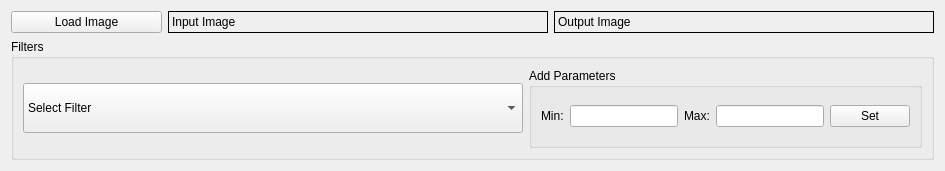
      <widget class="QWidget" name="filter">
       <attribute name="title">
        <string>Filters</string>
       </attribute>
       <layout class="QGridLayout" name="gridLayout_2">
        <item row="0" column="0">
         <layout class="QVBoxLayout" name="verticalLayout">
          <item>
           <layout class="QHBoxLayout" name="horizontalLayout_2">
            <item>
             <widget class="QPushButton" name="loadTab1">
              <property name="sizePolicy">
               <sizepolicy hsizetype="Fixed" vsizetype="Fixed">
                <horstretch>0</horstretch>
                <verstretch>0</verstretch>
               </sizepolicy>
              </property>
              <property name="maximumSize">
               <size>
                <width>151</width>
                <height>111</height>
               </size>
              </property>
              <property name="text">
               <string>Load Image</string>
              </property>
             </widget>
            </item>
            <item>
             <layout class="QHBoxLayout" name="horizontalLayout">
              <item>
               <widget class="QLabel" name="inputTab1">
                <property name="frameShape">
                 <enum>QFrame::Box</enum>
                </property>
                <property name="text">
                 <string>Input Image</string>
                </property>
               </widget>
              </item>
              <item>
               <widget class="QLabel" name="outputTab1">
                <property name="frameShape">
                 <enum>QFrame::Box</enum>
                </property>
                <property name="text">
                 <string>Output Image</string>
                </property>
               </widget>
              </item>
             </layout>
            </item>
           </layout>
          </item>
          <item>
           <widget class="QGroupBox" name="groupBox">
            <property name="sizePolicy">
             <sizepolicy hsizetype="Preferred" vsizetype="Maximum">
              <horstretch>0</horstretch>
              <verstretch>0</verstretch>
             </sizepolicy>
            </property>
            <property name="maximumSize">
             <size>
              <width>16777215</width>
              <height>175</height>
             </size>
            </property>
            <property name="title">
             <string>Filters</string>
            </property>
            <layout class="QHBoxLayout" name="horizontalLayout_12">
             <item>
              <widget class="QComboBox" name="selectTab1">
               <property name="sizePolicy">
                <sizepolicy hsizetype="Fixed" vsizetype="Fixed">
                 <horstretch>0</horstretch>
                 <verstretch>0</verstretch>
                </sizepolicy>
               </property>
               <property name="minimumSize">
                <size>
                 <width>500</width>
                 <height>50</height>
                </size>
               </property>
               <property name="maximumSize">
                <size>
                 <width>500</width>
                 <height>50</height>
                </size>
               </property>
               <item>
                <property name="text">
                 <string>Select Filter</string>
                </property>
               </item>
               <item>
                <property name="text">
                 <string>Salt And Pepper</string>
                </property>
               </item>
               <item>
                <property name="text">
                 <string>Average Filter</string>
                </property>
               </item>
               <item>
                <property name="text">
                 <string>Gaussian Filter</string>
                </property>
               </item>
               <item>
                <property name="text">
                 <string>Median Filter</string>
                </property>
               </item>
               <item>
                <property name="text">
                 <string>Sobel Filter</string>
                </property>
               </item>
               <item>
                <property name="text">
                 <string>Roberts Filter</string>
                </property>
               </item>
               <item>
                <property name="text">
                 <string>Prewitt Filter</string>
                </property>
               </item>
               <item>
                <property name="text">
                 <string>Normalization</string>
                </property>
               </item>
               <item>
                <property name="text">
                 <string>Equalization</string>
                </property>
               </item>
               <item>
                <property name="text">
                 <string>Local Thresholding</string>
                </property>
               </item>
               <item>
                <property name="text">
                 <string>Global Thresholding</string>
                </property>
               </item>
               <item>
                <property name="text">
                 <string>Low Frequency Filter</string>
                </property>
               </item>
               <item>
                <property name="text">
                 <string>High Frequency Filter</string>
                </property>
               </item>
              </widget>
             </item>
             <item>
              <widget class="QGroupBox" name="groupBox_2">
               <property name="sizePolicy">
                <sizepolicy hsizetype="Preferred" vsizetype="Fixed">
                 <horstretch>0</horstretch>
                 <verstretch>0</verstretch>
                </sizepolicy>
               </property>
               <property name="minimumSize">
                <size>
                 <width>0</width>
                 <height>80</height>
                </size>
               </property>
               <property name="maximumSize">
                <size>
                 <width>16777215</width>
                 <height>80</height>
                </size>
               </property>
               <property name="title">
                <string>Add Parameters</string>
               </property>
               <layout class="QGridLayout" name="gridLayout">
                <item row="0" column="0">
                 <layout class="QHBoxLayout" name="horizontalLayout_11">
                  <item>
                   <layout class="QHBoxLayout" name="horizontalLayout_10">
                    <item>
                     <layout class="QHBoxLayout" name="horizontalLayout_8">
                      <item>
                       <widget class="QLabel" name="minText">
                        <property name="text">
                         <string>Min:</string>
                        </property>
                       </widget>
                      </item>
                      <item>
                       <widget class="QLineEdit" name="min"/>
                      </item>
                     </layout>
                    </item>
                    <item>
                     <layout class="QHBoxLayout" name="horizontalLayout_9">
                      <item>
                       <widget class="QLabel" name="maxText">
                        <property name="text">
                         <string>Max:</string>
                        </property>
                       </widget>
                      </item>
                      <item>
                       <widget class="QLineEdit" name="max"/>
                      </item>
                     </layout>
                    </item>
                   </layout>
                  </item>
                  <item>
                   <widget class="QPushButton" name="set">
                    <property name="text">
                     <string>Set</string>
                    </property>
                   </widget>
                  </item>
                 </layout>
                </item>
               </layout>
              </widget>
             </item>
            </layout>
           </widget>
          </item>
         </layout>
        </item>
       </layout>
      </widget>
